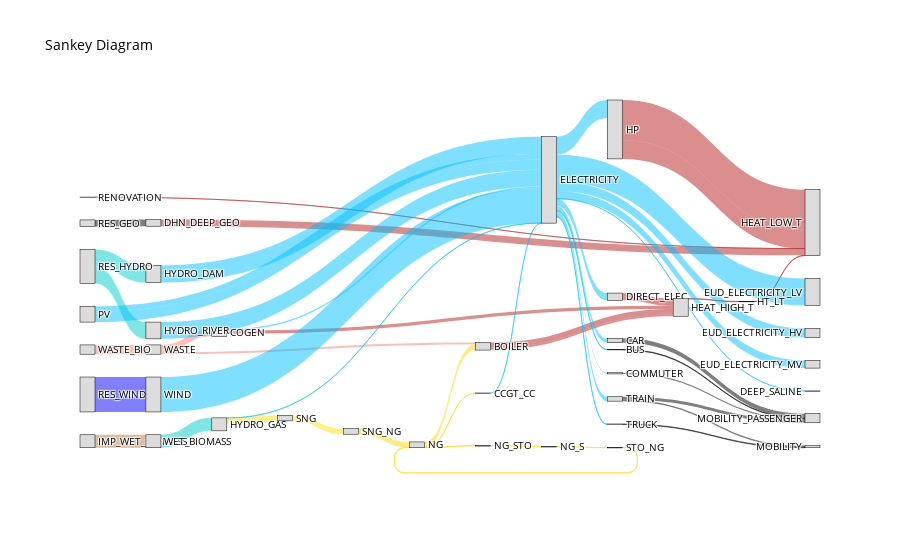

The code cell stored with this chart in its notebook:
### Code cell
fig.show()

### Figure 1 — Plotly figure (JSON) as saved in the notebook; plotly's stock layout.template omitted (floating-point values rounded to 4 significant figures)
{"data": [{"link": {"color": ["rgba(181, 31, 31, 0.50)", "rgba(181, 31, 31, 0.50)", "rgba(181, 31, 31, 0.50)", "rgba(181, 31, 31, 0.50)", "rgba(181, 31, 31, 0.50)", "rgba(181, 31, 31, 0.50)", "rgba(255, 225, 0, 0.50)", "rgba(179, 123, 68, 0.50)", "rgba(181, 31, 31, 0.50)", "rgba(181, 31, 31, 0.50)", "rgba(181, 31, 31, 0.50)", "rgba(181, 31, 31, 0.50)", "rgba(0, 0, 0, 0.50)", "rgba(0, 206, 209, 0.50)", "rgba(0, 206, 209, 0.50)", "rgba(0, 0, 255, 0.50)", "rgba(250, 128, 114, 0.50)", "rgba(250, 128, 114, 0.50)", "rgba(250, 128, 114, 0.50)", "rgba(0, 206, 209, 0.50)", "rgba(0, 0, 0, 0.50)", "rgba(0, 0, 0, 0.50)", "rgba(0, 0, 0, 0.50)", "rgba(0, 0, 0, 0.50)", "rgba(0, 0, 0, 0.50)", "rgba(0, 0, 0, 0.50)", "rgba(0, 191, 255, 0.50)", "rgba(0, 191, 255, 0.50)", "rgba(0, 191, 255, 0.50)", "rgba(0, 191, 255, 0.50)", "rgba(0, 191, 255, 0.50)", "rgba(0, 191, 255, 0.50)", "rgba(0, 191, 255, 0.50)", "rgba(0, 191, 255, 0.50)", "rgba(0, 191, 255, 0.50)", "rgba(0, 191, 255, 0.50)", "rgba(0, 191, 255, 0.50)", "rgba(0, 191, 255, 0.50)", "rgba(0, 191, 255, 0.50)", "rgba(0, 191, 255, 0.50)", "rgba(0, 191, 255, 0.50)", "rgba(0, 191, 255, 0.50)", "rgba(0, 191, 255, 0.50)", "rgba(0, 191, 255, 0.50)", "rgba(0, 191, 255, 0.50)", "rgba(0, 191, 255, 0.50)", "rgba(255, 215, 0, 0.50)", "rgba(255, 215, 0, 0.50)", "rgba(255, 215, 0, 0.50)", "rgba(255, 215, 0, 0.50)", "rgba(255, 215, 0, 0.50)", "rgba(255, 225, 0, 0.50)", "rgba(255, 215, 0, 0.50)", "rgba(255, 215, 0, 0.50)"], "label": [38550.0, 6424.0, 18010.0, 0.000426, 434.2, 434.2, 5285.0, 12470.0, 5179.0, 1692.0, 3084.0, 6968.0, 6424.0, 16120.0, 16580.0, 33540.0, 6853.0, 2064.0, 8917, 12470.0, 520.6, 4240.0, 1152.0, 1463.0, 2763.0, 612.2, 0.04106, 6968.0, 12850.0, 1.184e-09, 4503.0, 16580.0, 211.4, 16120.0, 1371.0, 5269.0, 9911.0, 33540.0, 8896.0, 25870.0, 7404.0, 520.6, 4240.0, 1152.0, 4226.0, 612.2, 310.2, 0.07852, 5285.0, 310.2, 310.2, 5285.0, 5285.0, 310.2], "source": [15, 7, 15, 27, 13, 16, 18, 20, 0, 0, 4, 8, 28, 29, 29, 30, 36, 36, 37, 38, 1, 2, 5, 34, 34, 35, 3, 9, 9, 9, 9, 17, 18, 19, 4, 26, 26, 39, 9, 9, 9, 9, 9, 9, 9, 9, 23, 23, 23, 24, 25, 31, 32, 33], "target": [14, 14, 14, 14, 16, 14, 31, 38, 13, 13, 13, 13, 7, 19, 17, 39, 4, 0, 36, 18, 22, 22, 22, 21, 22, 21, 9, 8, 15, 6, 15, 9, 9, 9, 9, 9, 9, 9, 10, 11, 12, 1, 2, 5, 34, 35, 25, 3, 0, 33, 24, 32, 23, 23], "value": [38550.0, 6424.0, 18010.0, 0.000426, 434.2, 434.2, 5285.0, 12470.0, 5179.0, 1692.0, 3084.0, 6968.0, 6424.0, 16120.0, 16580.0, 33540.0, 6853.0, 2064.0, 8917, 12470.0, 520.6, 4240.0, 1152.0, 1463.0, 2763.0, 612.2, 0.04106, 6968.0, 12850.0, 1.184e-09, 4503.0, 16580.0, 211.4, 16120.0, 1371.0, 5269.0, 9911.0, 33540.0, 8896.0, 25870.0, 7404.0, 520.6, 4240.0, 1152.0, 4226.0, 612.2, 310.2, 0.07852, 5285.0, 310.2, 310.2, 5285.0, 5285.0, 310.2]}, "node": {"color": "#DCDCDC", "label": ["BOILER", "BUS", "CAR", "CCGT_CC", "COGEN", "COMMUTER", "DEEP_SALINE", "DHN_DEEP_GEO", "DIRECT_ELEC", "ELECTRICITY", "EUD_ELECTRICITY_HV", "EUD_ELECTRICITY_LV", "EUD_ELECTRICITY_MV", "HEAT_HIGH_T", "HEAT_LOW_T", "HP", "HT_LT", "HYDRO_DAM", "HYDRO_GAS", "HYDRO_RIVER", "IMP_WET_BIOMASS", "MOBILITY", "MOBILITY_PASSENGER", "NG", "NG_S", "NG_STO", "PV", "RENOVATION", "RES_GEO", "RES_HYDRO", "RES_WIND", "SNG", "SNG_NG", "STO_NG", "TRAIN", "TRUCK", "WASTE", "WASTE_BIO", "WET_BIOMASS", "WIND"], "line": {"color": "black", "width": 0.5}, "pad": 15, "thickness": 15}, "type": "sankey", "valueformat": ".0f", "valuesuffix": ""}], "layout": {"font": {"color": "black", "size": 10}, "title": {"text": "Sankey Diagram"}}}
